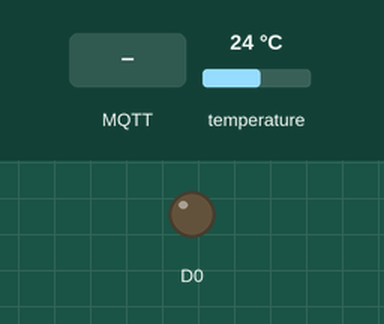
Bench run of a sketch on a simulated ESP8266 (NodeMCU). Parts: output pins drawn as LEDs (lit = HIGH). The inputs (shaded band) are chosen by the test bench; at power-on: temperature 24 °C. WiFi joins after 1.5 s; servers stay silent unless stated; random numbers use the default seed unless the sketch sets one; no MQTT or app messages arrive unless stated; what the sketch prints to the serial monitor is not drawn.

Above: at 0.1 s.
At 2.7 s:
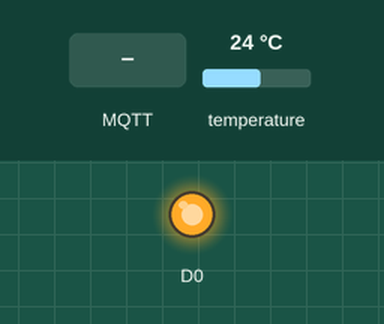
2.8 s: MQTT message "5" arrives on the first subscribed topic
4.8 s: MQTT message "on" arrives on the first subscribed topic
6.5 s: MQTT message "off" arrives on the first subscribed topic
Timing chart, 0 to 9.5 s (numbered marks = the images above; inputs shaded):
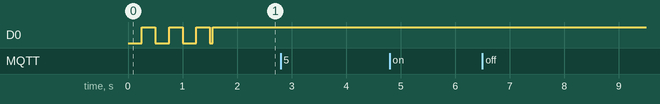

Measured:
- after the input at 2.8 s, every drawn part: stays the same
- after the input at 4.8 s, every drawn part: stays the same
- after the input at 6.5 s, every drawn part: stays the same

The sketch:

Squirrel.ino
```cpp
#include "Squirrel.h"
#include <OneWire.h>
#include <DallasTemperature.h>

#define ONE_WIRE_BUS 0x5

OneWire oneWire(ONE_WIRE_BUS);
DallasTemperature DS18B20(&oneWire);

void setup(void) {
  Serial.begin(115200);
  pinMode(D0,OUTPUT);

  connect_to_network(ssid,passwd);
  client.setServer(server,1883);
  client.setCallback(callback);
}

int GetTemp() {
  DS18B20.requestTemperatures();
  char *buffer = (char*)malloc(sizeof(char)*0xf);
  sprintf(buffer, "%d", (int)DS18B20.getTempCByIndex(0));
  int temp = atoi(buffer);
  free(buffer);
  return temp;
}

void loop(void) {
  if (!client.connected()) { connect_to_server(); }

  int temp = GetTemp();
  sprintf(msg,"%d",temp);
  publish("dev/test",msg);
  delay(1000);

  client.loop();
}

void connect_to_server(void) {
  while (!client.connected()) {
    Serial.print(".");
    String clientID = "ESP8266Client-";
    clientID += String(random(0xffff),HEX);

    digitalWrite(D0,LOW);
    if (client.connect(clientID.c_str())) {
      sprintf(msg,"I exist and my name is %s", clientID.c_str());
      client.publish("dev/test",msg);
      client.subscribe("dev/test2");
    } else { delay(5000); }
    digitalWrite(D0,HIGH);
  }
}

void connect_to_network(const char *ssid, const char *passwd) {
  Serial.println();
  Serial.println("Establishing connection");
  WiFi.begin(ssid, passwd);
  while (WiFi.status() != WL_CONNECTED) {
    Serial.print(".");
    digitalWrite(D0,LOW); delay(250);
    digitalWrite(D0,HIGH); delay(250);
  } Serial.print("Success!\nIP: ");
  Serial.println(WiFi.localIP());
}

void publish(const char *topic, const char *msg) {
  Serial.println(msg);
  client.publish(topic,msg);
}

void callback(char *topic, byte *payload, unsigned int length) {
  Serial.print("Message arrived [");
  Serial.print(topic);
  Serial.print("]: ");

  memset(msg, 0x0, 0xff * sizeof(char));
  for (int i = 0; i < length; i++) { msg[i] = ((char)payload[i]); }
  Serial.println(msg);
}
```

Squirrel.h
```cpp
#pragma once

#include <ESP8266WiFi.h>
#include <PubSubClient.h>

WiFiClient espclient;
PubSubClient client(espclient);

const char *ssid    = "F8";
const char *passwd  = "goodbyeworld!";
const char *server  = "172.20.10.13";

void connect_to_server(void);
void connect_to_network(const char *ssid, const char *passwd);

void publish(const char *topic, const char *msg);

char *msg = (char*)calloc(0xff,sizeof(char));
void callback(char *topic, byte *payload, unsigned int length);
```
